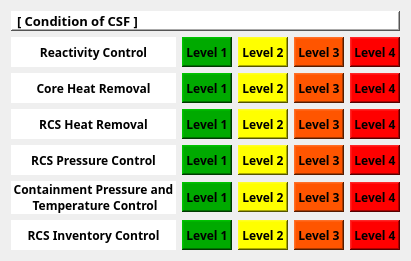
  <widget class="QWidget" name="gridLayoutWidget_2">
   <property name="geometry">
    <rect>
     <x>1180</x>
     <y>220</y>
     <width>411</width>
     <height>240</height>
    </rect>
   </property>
   <layout class="QGridLayout" name="gridLayout">
    <item row="0" column="0" colspan="5">
     <widget class="QLabel" name="label_3">
      <property name="maximumSize">
       <size>
        <width>1000</width>
        <height>20</height>
       </size>
      </property>
      <property name="font">
       <font>
        <family>Gadugi</family>
        <pointsize>10</pointsize>
        <weight>75</weight>
        <bold>true</bold>
       </font>
      </property>
      <property name="styleSheet">
       <string notr="true">background-color: rgb(255, 255, 255);</string>
      </property>
      <property name="frameShape">
       <enum>QFrame::WinPanel</enum>
      </property>
      <property name="frameShadow">
       <enum>QFrame::Raised</enum>
      </property>
      <property name="text">
       <string>[ Condition of CSF ]</string>
      </property>
      <property name="alignment">
       <set>Qt::AlignLeading|Qt::AlignLeft|Qt::AlignVCenter</set>
      </property>
     </widget>
    </item>
    <item row="3" column="0">
     <widget class="QLabel" name="label_6">
      <property name="font">
       <font>
        <family>Gadugi</family>
        <weight>75</weight>
        <bold>true</bold>
       </font>
      </property>
      <property name="styleSheet">
       <string notr="true">background-color: rgb(255, 255, 255);</string>
      </property>
      <property name="text">
       <string>RCS Heat Removal</string>
      </property>
      <property name="alignment">
       <set>Qt::AlignCenter</set>
      </property>
     </widget>
    </item>
    <item row="5" column="0">
     <widget class="QLabel" name="label_8">
      <property name="font">
       <font>
        <family>Gadugi</family>
        <weight>75</weight>
        <bold>true</bold>
       </font>
      </property>
      <property name="styleSheet">
       <string notr="true">background-color: rgb(255, 255, 255);</string>
      </property>
      <property name="text">
       <string>Containment Pressure and
 Temperature Control</string>
      </property>
      <property name="alignment">
       <set>Qt::AlignCenter</set>
      </property>
     </widget>
    </item>
    <item row="6" column="4">
     <widget class="QLabel" name="CSF_1_24">
      <property name="sizePolicy">
       <sizepolicy hsizetype="Fixed" vsizetype="Fixed">
        <horstretch>0</horstretch>
        <verstretch>0</verstretch>
       </sizepolicy>
      </property>
      <property name="minimumSize">
       <size>
        <width>50</width>
        <height>30</height>
       </size>
      </property>
      <property name="maximumSize">
       <size>
        <width>50</width>
        <height>30</height>
       </size>
      </property>
      <property name="font">
       <font>
        <family>Gadugi</family>
        <weight>75</weight>
        <bold>true</bold>
       </font>
      </property>
      <property name="styleSheet">
       <string notr="true">background-color: rgb(255, 0, 0);</string>
      </property>
      <property name="frameShape">
       <enum>QFrame::WinPanel</enum>
      </property>
      <property name="frameShadow">
       <enum>QFrame::Raised</enum>
      </property>
      <property name="text">
       <string>Level 4</string>
      </property>
      <property name="alignment">
       <set>Qt::AlignCenter</set>
      </property>
     </widget>
    </item>
    <item row="4" column="0">
     <widget class="QLabel" name="label_7">
      <property name="font">
       <font>
        <family>Gadugi</family>
        <weight>75</weight>
        <bold>true</bold>
       </font>
      </property>
      <property name="styleSheet">
       <string notr="true">background-color: rgb(255, 255, 255);</string>
      </property>
      <property name="text">
       <string>RCS Pressure Control</string>
      </property>
      <property name="alignment">
       <set>Qt::AlignCenter</set>
      </property>
     </widget>
    </item>
    <item row="6" column="2">
     <widget class="QLabel" name="CSF_1_22">
      <property name="sizePolicy">
       <sizepolicy hsizetype="Fixed" vsizetype="Fixed">
        <horstretch>0</horstretch>
        <verstretch>0</verstretch>
       </sizepolicy>
      </property>
      <property name="minimumSize">
       <size>
        <width>50</width>
        <height>30</height>
       </size>
      </property>
      <property name="maximumSize">
       <size>
        <width>50</width>
        <height>30</height>
       </size>
      </property>
      <property name="font">
       <font>
        <family>Gadugi</family>
        <weight>75</weight>
        <bold>true</bold>
       </font>
      </property>
      <property name="styleSheet">
       <string notr="true">background-color: rgb(255, 255, 0);</string>
      </property>
      <property name="frameShape">
       <enum>QFrame::WinPanel</enum>
      </property>
      <property name="frameShadow">
       <enum>QFrame::Raised</enum>
      </property>
      <property name="text">
       <string>Level 2</string>
      </property>
      <property name="alignment">
       <set>Qt::AlignCenter</set>
      </property>
     </widget>
    </item>
    <item row="6" column="1">
     <widget class="QLabel" name="CSF_1_21">
      <property name="sizePolicy">
       <sizepolicy hsizetype="Fixed" vsizetype="Fixed">
        <horstretch>0</horstretch>
        <verstretch>0</verstretch>
       </sizepolicy>
      </property>
      <property name="minimumSize">
       <size>
        <width>50</width>
        <height>30</height>
       </size>
      </property>
      <property name="maximumSize">
       <size>
        <width>50</width>
        <height>30</height>
       </size>
      </property>
      <property name="font">
       <font>
        <family>Gadugi</family>
        <weight>75</weight>
        <bold>true</bold>
       </font>
      </property>
      <property name="styleSheet">
       <string notr="true">background-color: rgb(0, 170, 0);</string>
      </property>
      <property name="frameShape">
       <enum>QFrame::WinPanel</enum>
      </property>
      <property name="frameShadow">
       <enum>QFrame::Raised</enum>
      </property>
      <property name="text">
       <string>Level 1</string>
      </property>
      <property name="alignment">
       <set>Qt::AlignCenter</set>
      </property>
     </widget>
    </item>
    <item row="6" column="0">
     <widget class="QLabel" name="label_9">
      <property name="font">
       <font>
        <family>Gadugi</family>
        <weight>75</weight>
        <bold>true</bold>
       </font>
      </property>
      <property name="styleSheet">
       <string notr="true">background-color: rgb(255, 255, 255);</string>
      </property>
      <property name="text">
       <string>RCS Inventory Control</string>
      </property>
      <property name="alignment">
       <set>Qt::AlignCenter</set>
      </property>
     </widget>
    </item>
    <item row="6" column="3">
     <widget class="QLabel" name="CSF_1_23">
      <property name="sizePolicy">
       <sizepolicy hsizetype="Fixed" vsizetype="Fixed">
        <horstretch>0</horstretch>
        <verstretch>0</verstretch>
       </sizepolicy>
      </property>
      <property name="minimumSize">
       <size>
        <width>50</width>
        <height>30</height>
       </size>
      </property>
      <property name="maximumSize">
       <size>
        <width>50</width>
        <height>30</height>
       </size>
      </property>
      <property name="font">
       <font>
        <family>Gadugi</family>
        <weight>75</weight>
        <bold>true</bold>
       </font>
      </property>
      <property name="styleSheet">
       <string notr="true">background-color: rgb(255, 85, 0);</string>
      </property>
      <property name="frameShape">
       <enum>QFrame::WinPanel</enum>
      </property>
      <property name="frameShadow">
       <enum>QFrame::Raised</enum>
      </property>
      <property name="text">
       <string>Level 3</string>
      </property>
      <property name="alignment">
       <set>Qt::AlignCenter</set>
      </property>
     </widget>
    </item>
    <item row="4" column="2">
     <widget class="QLabel" name="CSF_1_14">
      <property name="sizePolicy">
       <sizepolicy hsizetype="Fixed" vsizetype="Fixed">
        <horstretch>0</horstretch>
        <verstretch>0</verstretch>
       </sizepolicy>
      </property>
      <property name="minimumSize">
       <size>
        <width>50</width>
        <height>30</height>
       </size>
      </property>
      <property name="maximumSize">
       <size>
        <width>50</width>
        <height>30</height>
       </size>
      </property>
      <property name="font">
       <font>
        <family>Gadugi</family>
        <weight>75</weight>
        <bold>true</bold>
       </font>
      </property>
      <property name="styleSheet">
       <string notr="true">background-color: rgb(255, 255, 0);</string>
      </property>
      <property name="frameShape">
       <enum>QFrame::WinPanel</enum>
      </property>
      <property name="frameShadow">
       <enum>QFrame::Raised</enum>
      </property>
      <property name="text">
       <string>Level 2</string>
      </property>
      <property name="alignment">
       <set>Qt::AlignCenter</set>
      </property>
     </widget>
    </item>
    <item row="2" column="2">
     <widget class="QLabel" name="CSF_1_6">
      <property name="sizePolicy">
       <sizepolicy hsizetype="Fixed" vsizetype="Fixed">
        <horstretch>0</horstretch>
        <verstretch>0</verstretch>
       </sizepolicy>
      </property>
      <property name="minimumSize">
       <size>
        <width>50</width>
        <height>30</height>
       </size>
      </property>
      <property name="maximumSize">
       <size>
        <width>50</width>
        <height>30</height>
       </size>
      </property>
      <property name="font">
       <font>
        <family>Gadugi</family>
        <weight>75</weight>
        <bold>true</bold>
       </font>
      </property>
      <property name="styleSheet">
       <string notr="true">background-color: rgb(255, 255, 0);</string>
      </property>
      <property name="frameShape">
       <enum>QFrame::WinPanel</enum>
      </property>
      <property name="frameShadow">
       <enum>QFrame::Raised</enum>
      </property>
      <property name="text">
       <string>Level 2</string>
      </property>
      <property name="alignment">
       <set>Qt::AlignCenter</set>
      </property>
     </widget>
    </item>
    <item row="1" column="3">
     <widget class="QLabel" name="CSF_1_3">
      <property name="sizePolicy">
       <sizepolicy hsizetype="Fixed" vsizetype="Fixed">
        <horstretch>0</horstretch>
        <verstretch>0</verstretch>
       </sizepolicy>
      </property>
      <property name="minimumSize">
       <size>
        <width>50</width>
        <height>30</height>
       </size>
      </property>
      <property name="maximumSize">
       <size>
        <width>50</width>
        <height>30</height>
       </size>
      </property>
      <property name="font">
       <font>
        <family>Gadugi</family>
        <weight>75</weight>
        <bold>true</bold>
       </font>
      </property>
      <property name="styleSheet">
       <string notr="true">background-color: rgb(255, 85, 0);</string>
      </property>
      <property name="frameShape">
       <enum>QFrame::WinPanel</enum>
      </property>
      <property name="frameShadow">
       <enum>QFrame::Raised</enum>
      </property>
      <property name="text">
       <string>Level 3</string>
      </property>
      <property name="alignment">
       <set>Qt::AlignCenter</set>
      </property>
     </widget>
    </item>
    <item row="2" column="3">
     <widget class="QLabel" name="CSF_1_7">
      <property name="sizePolicy">
       <sizepolicy hsizetype="Fixed" vsizetype="Fixed">
        <horstretch>0</horstretch>
        <verstretch>0</verstretch>
       </sizepolicy>
      </property>
      <property name="minimumSize">
       <size>
        <width>50</width>
        <height>30</height>
       </size>
      </property>
      <property name="maximumSize">
       <size>
        <width>50</width>
        <height>30</height>
       </size>
      </property>
      <property name="font">
       <font>
        <family>Gadugi</family>
        <weight>75</weight>
        <bold>true</bold>
       </font>
      </property>
      <property name="styleSheet">
       <string notr="true">background-color: rgb(255, 85, 0);</string>
      </property>
      <property name="frameShape">
       <enum>QFrame::WinPanel</enum>
      </property>
      <property name="frameShadow">
       <enum>QFrame::Raised</enum>
      </property>
      <property name="text">
       <string>Level 3</string>
      </property>
      <property name="alignment">
       <set>Qt::AlignCenter</set>
      </property>
     </widget>
    </item>
    <item row="2" column="1">
     <widget class="QLabel" name="CSF_1_5">
      <property name="sizePolicy">
       <sizepolicy hsizetype="Fixed" vsizetype="Fixed">
        <horstretch>0</horstretch>
        <verstretch>0</verstretch>
       </sizepolicy>
      </property>
      <property name="minimumSize">
       <size>
        <width>50</width>
        <height>30</height>
       </size>
      </property>
      <property name="maximumSize">
       <size>
        <width>50</width>
        <height>30</height>
       </size>
      </property>
      <property name="font">
       <font>
        <family>Gadugi</family>
        <weight>75</weight>
        <bold>true</bold>
       </font>
      </property>
      <property name="styleSheet">
       <string notr="true">background-color: rgb(0, 170, 0);</string>
      </property>
      <property name="frameShape">
       <enum>QFrame::WinPanel</enum>
      </property>
      <property name="frameShadow">
       <enum>QFrame::Raised</enum>
      </property>
      <property name="text">
       <string>Level 1</string>
      </property>
      <property name="alignment">
       <set>Qt::AlignCenter</set>
      </property>
     </widget>
    </item>
    <item row="2" column="0">
     <widget class="QLabel" name="label_5">
      <property name="font">
       <font>
        <family>Gadugi</family>
        <weight>75</weight>
        <bold>true</bold>
       </font>
      </property>
      <property name="styleSheet">
       <string notr="true">background-color: rgb(255, 255, 255);</string>
      </property>
      <property name="text">
       <string>Core Heat Removal</string>
      </property>
      <property name="alignment">
       <set>Qt::AlignCenter</set>
      </property>
     </widget>
    </item>
    <item row="1" column="2">
     <widget class="QLabel" name="CSF_1_2">
      <property name="sizePolicy">
       <sizepolicy hsizetype="Fixed" vsizetype="Fixed">
        <horstretch>0</horstretch>
        <verstretch>0</verstretch>
       </sizepolicy>
      </property>
      <property name="minimumSize">
       <size>
        <width>50</width>
        <height>30</height>
       </size>
      </property>
      <property name="maximumSize">
       <size>
        <width>50</width>
        <height>30</height>
       </size>
      </property>
      <property name="font">
       <font>
        <family>Gadugi</family>
        <weight>75</weight>
        <bold>true</bold>
       </font>
      </property>
      <property name="styleSheet">
       <string notr="true">background-color: rgb(255, 255, 0);</string>
      </property>
      <property name="frameShape">
       <enum>QFrame::WinPanel</enum>
      </property>
      <property name="frameShadow">
       <enum>QFrame::Raised</enum>
      </property>
      <property name="text">
       <string>Level 2</string>
      </property>
      <property name="alignment">
       <set>Qt::AlignCenter</set>
      </property>
     </widget>
    </item>
    <item row="1" column="0">
     <widget class="QLabel" name="label_4">
      <property name="font">
       <font>
        <family>Gadugi</family>
        <weight>75</weight>
        <bold>true</bold>
       </font>
      </property>
      <property name="styleSheet">
       <string notr="true">background-color: rgb(255, 255, 255);</string>
      </property>
      <property name="text">
       <string>Reactivity Control</string>
      </property>
      <property name="alignment">
       <set>Qt::AlignCenter</set>
      </property>
     </widget>
    </item>
    <item row="4" column="1">
     <widget class="QLabel" name="CSF_1_13">
      <property name="sizePolicy">
       <sizepolicy hsizetype="Fixed" vsizetype="Fixed">
        <horstretch>0</horstretch>
        <verstretch>0</verstretch>
       </sizepolicy>
      </property>
      <property name="minimumSize">
       <size>
        <width>50</width>
        <height>30</height>
       </size>
      </property>
      <property name="maximumSize">
       <size>
        <width>50</width>
        <height>30</height>
       </size>
      </property>
      <property name="font">
       <font>
        <family>Gadugi</family>
        <weight>75</weight>
        <bold>true</bold>
       </font>
      </property>
      <property name="styleSheet">
       <string notr="true">background-color: rgb(0, 170, 0);</string>
      </property>
      <property name="frameShape">
       <enum>QFrame::WinPanel</enum>
      </property>
      <property name="frameShadow">
       <enum>QFrame::Raised</enum>
      </property>
      <property name="text">
       <string>Level 1</string>
      </property>
      <property name="alignment">
       <set>Qt::AlignCenter</set>
      </property>
     </widget>
    </item>
    <item row="3" column="3">
     <widget class="QLabel" name="CSF_1_11">
      <property name="sizePolicy">
       <sizepolicy hsizetype="Fixed" vsizetype="Fixed">
        <horstretch>0</horstretch>
        <verstretch>0</verstretch>
       </sizepolicy>
      </property>
      <property name="minimumSize">
       <size>
        <width>50</width>
        <height>30</height>
       </size>
      </property>
      <property name="maximumSize">
       <size>
        <width>50</width>
        <height>30</height>
       </size>
      </property>
      <property name="font">
       <font>
        <family>Gadugi</family>
        <weight>75</weight>
        <bold>true</bold>
       </font>
      </property>
      <property name="styleSheet">
       <string notr="true">background-color: rgb(255, 85, 0);</string>
      </property>
      <property name="frameShape">
       <enum>QFrame::WinPanel</enum>
      </property>
      <property name="frameShadow">
       <enum>QFrame::Raised</enum>
      </property>
      <property name="text">
       <string>Level 3</string>
      </property>
      <property name="alignment">
       <set>Qt::AlignCenter</set>
      </property>
     </widget>
    </item>
    <item row="4" column="3">
     <widget class="QLabel" name="CSF_1_15">
      <property name="sizePolicy">
       <sizepolicy hsizetype="Fixed" vsizetype="Fixed">
        <horstretch>0</horstretch>
        <verstretch>0</verstretch>
       </sizepolicy>
      </property>
      <property name="minimumSize">
       <size>
        <width>50</width>
        <height>30</height>
       </size>
      </property>
      <property name="maximumSize">
       <size>
        <width>50</width>
        <height>30</height>
       </size>
      </property>
      <property name="font">
       <font>
        <family>Gadugi</family>
        <weight>75</weight>
        <bold>true</bold>
       </font>
      </property>
      <property name="styleSheet">
       <string notr="true">background-color: rgb(255, 85, 0);</string>
      </property>
      <property name="frameShape">
       <enum>QFrame::WinPanel</enum>
      </property>
      <property name="frameShadow">
       <enum>QFrame::Raised</enum>
      </property>
      <property name="text">
       <string>Level 3</string>
      </property>
      <property name="alignment">
       <set>Qt::AlignCenter</set>
      </property>
     </widget>
    </item>
    <item row="3" column="1">
     <widget class="QLabel" name="CSF_1_9">
      <property name="sizePolicy">
       <sizepolicy hsizetype="Fixed" vsizetype="Fixed">
        <horstretch>0</horstretch>
        <verstretch>0</verstretch>
       </sizepolicy>
      </property>
      <property name="minimumSize">
       <size>
        <width>50</width>
        <height>30</height>
       </size>
      </property>
      <property name="maximumSize">
       <size>
        <width>50</width>
        <height>30</height>
       </size>
      </property>
      <property name="font">
       <font>
        <family>Gadugi</family>
        <weight>75</weight>
        <bold>true</bold>
       </font>
      </property>
      <property name="styleSheet">
       <string notr="true">background-color: rgb(0, 170, 0);</string>
      </property>
      <property name="frameShape">
       <enum>QFrame::WinPanel</enum>
      </property>
      <property name="frameShadow">
       <enum>QFrame::Raised</enum>
      </property>
      <property name="text">
       <string>Level 1</string>
      </property>
      <property name="alignment">
       <set>Qt::AlignCenter</set>
      </property>
     </widget>
    </item>
    <item row="1" column="1">
     <widget class="QLabel" name="CSF_1_1">
      <property name="sizePolicy">
       <sizepolicy hsizetype="Fixed" vsizetype="Fixed">
        <horstretch>0</horstretch>
        <verstretch>0</verstretch>
       </sizepolicy>
      </property>
      <property name="minimumSize">
       <size>
        <width>50</width>
        <height>30</height>
       </size>
      </property>
      <property name="maximumSize">
       <size>
        <width>50</width>
        <height>30</height>
       </size>
      </property>
      <property name="font">
       <font>
        <family>Gadugi</family>
        <weight>75</weight>
        <bold>true</bold>
       </font>
      </property>
      <property name="styleSheet">
       <string notr="true">background-color: rgb(0, 170, 0);</string>
      </property>
      <property name="frameShape">
       <enum>QFrame::WinPanel</enum>
      </property>
      <property name="frameShadow">
       <enum>QFrame::Raised</enum>
      </property>
      <property name="text">
       <string>Level 1</string>
      </property>
      <property name="alignment">
       <set>Qt::AlignCenter</set>
      </property>
     </widget>
    </item>
    <item row="3" column="4">
     <widget class="QLabel" name="CSF_1_12">
      <property name="sizePolicy">
       <sizepolicy hsizetype="Fixed" vsizetype="Fixed">
        <horstretch>0</horstretch>
        <verstretch>0</verstretch>
       </sizepolicy>
      </property>
      <property name="minimumSize">
       <size>
        <width>50</width>
        <height>30</height>
       </size>
      </property>
      <property name="maximumSize">
       <size>
        <width>50</width>
        <height>30</height>
       </size>
      </property>
      <property name="font">
       <font>
        <family>Gadugi</family>
        <weight>75</weight>
        <bold>true</bold>
       </font>
      </property>
      <property name="styleSheet">
       <string notr="true">background-color: rgb(255, 0, 0);</string>
      </property>
      <property name="frameShape">
       <enum>QFrame::WinPanel</enum>
      </property>
      <property name="frameShadow">
       <enum>QFrame::Raised</enum>
      </property>
      <property name="text">
       <string>Level 4</string>
      </property>
      <property name="alignment">
       <set>Qt::AlignCenter</set>
      </property>
     </widget>
    </item>
    <item row="4" column="4">
     <widget class="QLabel" name="CSF_1_16">
      <property name="sizePolicy">
       <sizepolicy hsizetype="Fixed" vsizetype="Fixed">
        <horstretch>0</horstretch>
        <verstretch>0</verstretch>
       </sizepolicy>
      </property>
      <property name="minimumSize">
       <size>
        <width>50</width>
        <height>30</height>
       </size>
      </property>
      <property name="maximumSize">
       <size>
        <width>50</width>
        <height>30</height>
       </size>
      </property>
      <property name="font">
       <font>
        <family>Gadugi</family>
        <weight>75</weight>
        <bold>true</bold>
       </font>
      </property>
      <property name="styleSheet">
       <string notr="true">background-color: rgb(255, 0, 0);</string>
      </property>
      <property name="frameShape">
       <enum>QFrame::WinPanel</enum>
      </property>
      <property name="frameShadow">
       <enum>QFrame::Raised</enum>
      </property>
      <property name="text">
       <string>Level 4</string>
      </property>
      <property name="alignment">
       <set>Qt::AlignCenter</set>
      </property>
     </widget>
    </item>
    <item row="1" column="4">
     <widget class="QLabel" name="CSF_1_4">
      <property name="sizePolicy">
       <sizepolicy hsizetype="Fixed" vsizetype="Fixed">
        <horstretch>0</horstretch>
        <verstretch>0</verstretch>
       </sizepolicy>
      </property>
      <property name="minimumSize">
       <size>
        <width>50</width>
        <height>30</height>
       </size>
      </property>
      <property name="maximumSize">
       <size>
        <width>50</width>
        <height>30</height>
       </size>
      </property>
      <property name="font">
       <font>
        <family>Gadugi</family>
        <weight>75</weight>
        <bold>true</bold>
       </font>
      </property>
      <property name="styleSheet">
       <string notr="true">background-color: rgb(255, 0, 0);</string>
      </property>
      <property name="frameShape">
       <enum>QFrame::WinPanel</enum>
      </property>
      <property name="frameShadow">
       <enum>QFrame::Raised</enum>
      </property>
      <property name="text">
       <string>Level 4</string>
      </property>
      <property name="alignment">
       <set>Qt::AlignCenter</set>
      </property>
     </widget>
    </item>
    <item row="5" column="4">
     <widget class="QLabel" name="CSF_1_20">
      <property name="sizePolicy">
       <sizepolicy hsizetype="Fixed" vsizetype="Fixed">
        <horstretch>0</horstretch>
        <verstretch>0</verstretch>
       </sizepolicy>
      </property>
      <property name="minimumSize">
       <size>
        <width>50</width>
        <height>30</height>
       </size>
      </property>
      <property name="maximumSize">
       <size>
        <width>50</width>
        <height>30</height>
       </size>
      </property>
      <property name="font">
       <font>
        <family>Gadugi</family>
        <weight>75</weight>
        <bold>true</bold>
       </font>
      </property>
      <property name="styleSheet">
       <string notr="true">background-color: rgb(255, 0, 0);</string>
      </property>
      <property name="frameShape">
       <enum>QFrame::WinPanel</enum>
      </property>
      <property name="frameShadow">
       <enum>QFrame::Raised</enum>
      </property>
      <property name="text">
       <string>Level 4</string>
      </property>
      <property name="alignment">
       <set>Qt::AlignCenter</set>
      </property>
     </widget>
    </item>
    <item row="3" column="2">
     <widget class="QLabel" name="CSF_1_10">
      <property name="sizePolicy">
       <sizepolicy hsizetype="Fixed" vsizetype="Fixed">
        <horstretch>0</horstretch>
        <verstretch>0</verstretch>
       </sizepolicy>
      </property>
      <property name="minimumSize">
       <size>
        <width>50</width>
        <height>30</height>
       </size>
      </property>
      <property name="maximumSize">
       <size>
        <width>50</width>
        <height>30</height>
       </size>
      </property>
      <property name="font">
       <font>
        <family>Gadugi</family>
        <weight>75</weight>
        <bold>true</bold>
       </font>
      </property>
      <property name="styleSheet">
       <string notr="true">background-color: rgb(255, 255, 0);</string>
      </property>
      <property name="frameShape">
       <enum>QFrame::WinPanel</enum>
      </property>
      <property name="frameShadow">
       <enum>QFrame::Raised</enum>
      </property>
      <property name="text">
       <string>Level 2</string>
      </property>
      <property name="alignment">
       <set>Qt::AlignCenter</set>
      </property>
     </widget>
    </item>
    <item row="5" column="3">
     <widget class="QLabel" name="CSF_1_19">
      <property name="sizePolicy">
       <sizepolicy hsizetype="Fixed" vsizetype="Fixed">
        <horstretch>0</horstretch>
        <verstretch>0</verstretch>
       </sizepolicy>
      </property>
      <property name="minimumSize">
       <size>
        <width>50</width>
        <height>30</height>
       </size>
      </property>
      <property name="maximumSize">
       <size>
        <width>50</width>
        <height>30</height>
       </size>
      </property>
      <property name="font">
       <font>
        <family>Gadugi</family>
        <weight>75</weight>
        <bold>true</bold>
       </font>
      </property>
      <property name="styleSheet">
       <string notr="true">background-color: rgb(255, 85, 0);</string>
      </property>
      <property name="frameShape">
       <enum>QFrame::WinPanel</enum>
      </property>
      <property name="frameShadow">
       <enum>QFrame::Raised</enum>
      </property>
      <property name="text">
       <string>Level 3</string>
      </property>
      <property name="alignment">
       <set>Qt::AlignCenter</set>
      </property>
     </widget>
    </item>
    <item row="5" column="2">
     <widget class="QLabel" name="CSF_1_18">
      <property name="sizePolicy">
       <sizepolicy hsizetype="Fixed" vsizetype="Fixed">
        <horstretch>0</horstretch>
        <verstretch>0</verstretch>
       </sizepolicy>
      </property>
      <property name="minimumSize">
       <size>
        <width>50</width>
        <height>30</height>
       </size>
      </property>
      <property name="maximumSize">
       <size>
        <width>50</width>
        <height>30</height>
       </size>
      </property>
      <property name="font">
       <font>
        <family>Gadugi</family>
        <weight>75</weight>
        <bold>true</bold>
       </font>
      </property>
      <property name="styleSheet">
       <string notr="true">background-color: rgb(255, 255, 0);</string>
      </property>
      <property name="frameShape">
       <enum>QFrame::WinPanel</enum>
      </property>
      <property name="frameShadow">
       <enum>QFrame::Raised</enum>
      </property>
      <property name="text">
       <string>Level 2</string>
      </property>
      <property name="alignment">
       <set>Qt::AlignCenter</set>
      </property>
     </widget>
    </item>
    <item row="5" column="1">
     <widget class="QLabel" name="CSF_1_17">
      <property name="sizePolicy">
       <sizepolicy hsizetype="Fixed" vsizetype="Fixed">
        <horstretch>0</horstretch>
        <verstretch>0</verstretch>
       </sizepolicy>
      </property>
      <property name="minimumSize">
       <size>
        <width>50</width>
        <height>30</height>
       </size>
      </property>
      <property name="maximumSize">
       <size>
        <width>50</width>
        <height>30</height>
       </size>
      </property>
      <property name="font">
       <font>
        <family>Gadugi</family>
        <weight>75</weight>
        <bold>true</bold>
       </font>
      </property>
      <property name="styleSheet">
       <string notr="true">background-color: rgb(0, 170, 0);</string>
      </property>
      <property name="frameShape">
       <enum>QFrame::WinPanel</enum>
      </property>
      <property name="frameShadow">
       <enum>QFrame::Raised</enum>
      </property>
      <property name="text">
       <string>Level 1</string>
      </property>
      <property name="alignment">
       <set>Qt::AlignCenter</set>
      </property>
     </widget>
    </item>
    <item row="2" column="4">
     <widget class="QLabel" name="CSF_1_8">
      <property name="sizePolicy">
       <sizepolicy hsizetype="Fixed" vsizetype="Fixed">
        <horstretch>0</horstretch>
        <verstretch>0</verstretch>
       </sizepolicy>
      </property>
      <property name="minimumSize">
       <size>
        <width>50</width>
        <height>30</height>
       </size>
      </property>
      <property name="maximumSize">
       <size>
        <width>50</width>
        <height>30</height>
       </size>
      </property>
      <property name="font">
       <font>
        <family>Gadugi</family>
        <weight>75</weight>
        <bold>true</bold>
       </font>
      </property>
      <property name="styleSheet">
       <string notr="true">background-color: rgb(255, 0, 0);</string>
      </property>
      <property name="frameShape">
       <enum>QFrame::WinPanel</enum>
      </property>
      <property name="frameShadow">
       <enum>QFrame::Raised</enum>
      </property>
      <property name="text">
       <string>Level 4</string>
      </property>
      <property name="alignment">
       <set>Qt::AlignCenter</set>
      </property>
     </widget>
    </item>
   </layout>
  </widget>
